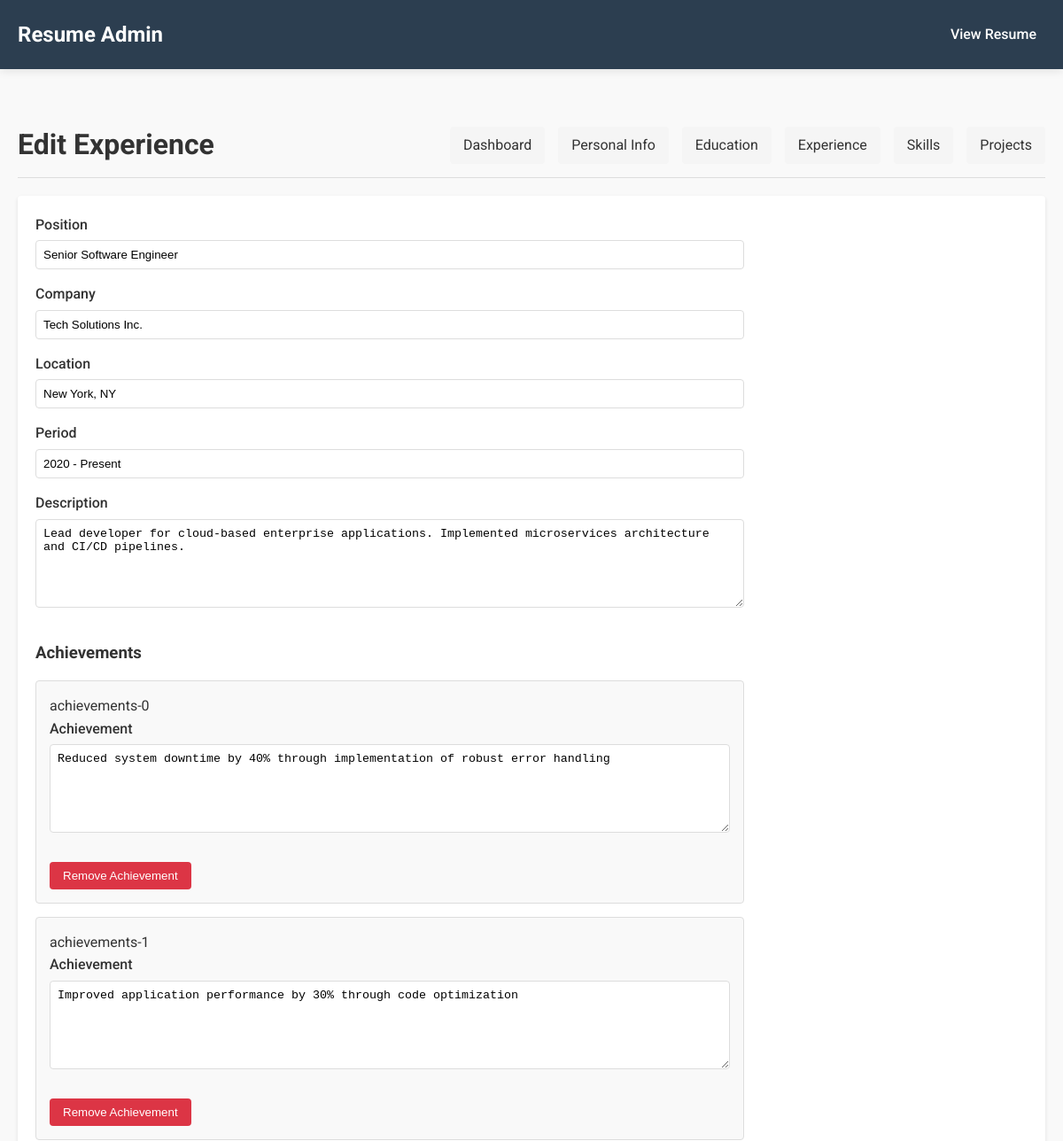
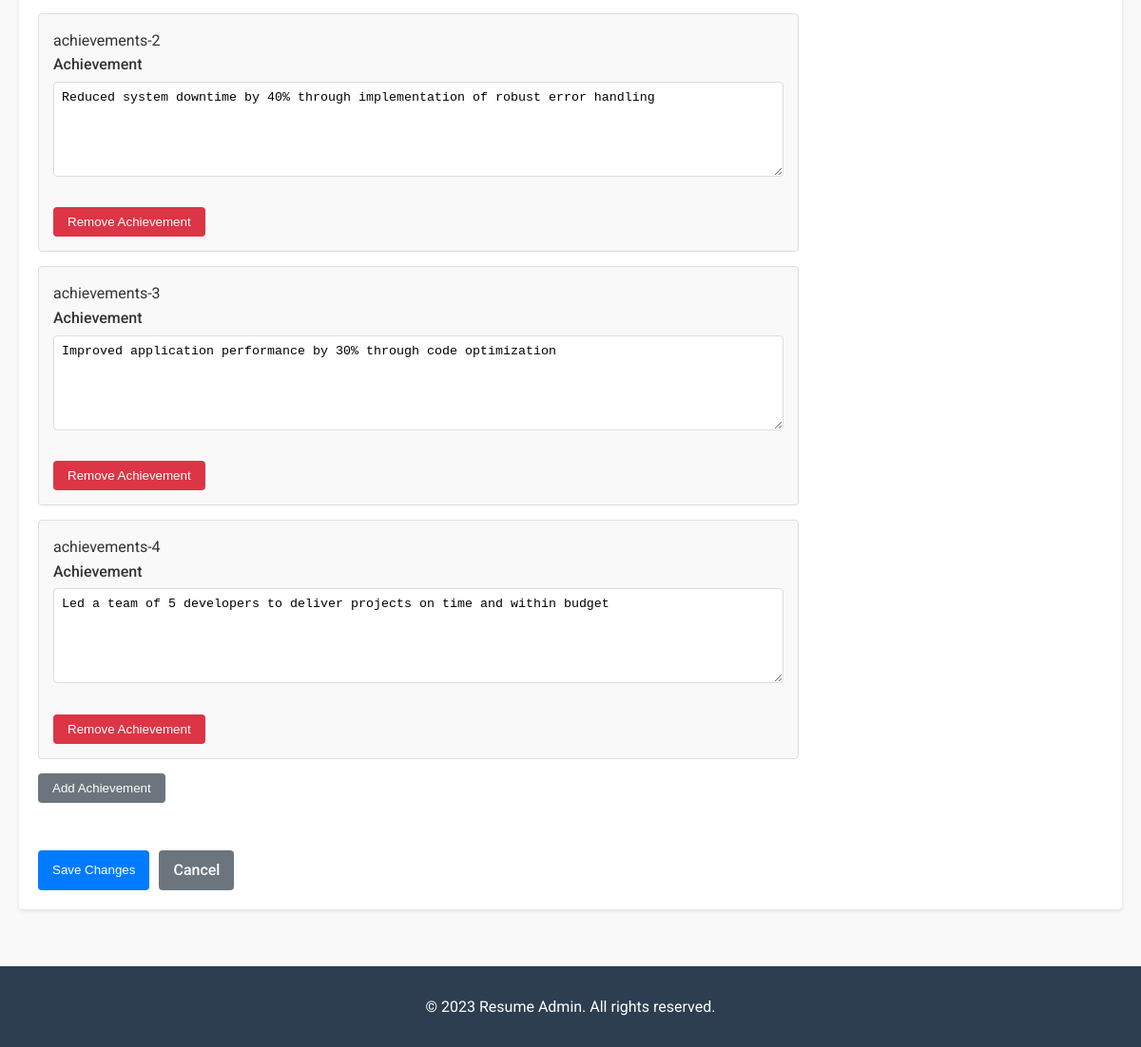
The page /admin/experience/edit/1 on the database its author committed (2 pictures, top to bottom).
### models.py (models this page shows, shortened)
class Experience(db.Model):
    id = db.Column(db.Integer, primary_key=True)
    position = db.Column(db.String(100), nullable=False)
    company = db.Column(db.String(100), nullable=False)
    location = db.Column(db.String(100), nullable=False)
    period = db.Column(db.String(50), nullable=False)
    description = db.Column(db.Text, nullable=False)

### app.py (the view, shortened to what this page needs)
@app.route('/admin/experience/edit/<int:id>', methods=['GET', 'POST'])
def edit_experience(id):
    experience = Experience.query.get_or_404(id)
    if request.method == 'GET':
        form = ExperienceForm(obj=experience)
        form.achievements.pop_entry()
        for achievement in experience.achievements:
            form.achievements.append_entry({'id': achievement.id, 'text': achievement.text})
    return render_template('admin/edit_experience.html', form=form, is_add=False)

### forms.py
class ExperienceForm(FlaskForm):
    id = HiddenField()
    position = StringField('Position', validators=[DataRequired(), Length(max=100)])
    company = StringField('Company', validators=[DataRequired(), Length(max=100)])
    location = StringField('Location', validators=[DataRequired(), Length(max=100)])
    period = StringField('Period', validators=[DataRequired(), Length(max=50)])
    description = TextAreaField('Description', validators=[DataRequired()])
    achievements = FieldList(FormField(AchievementForm), min_entries=1)
    submit = SubmitField('Save Changes')

class AchievementForm(FlaskForm):
    id = HiddenField()
    text = TextAreaField('Achievement', validators=[DataRequired()])

### templates/admin/edit_experience.html (shortened to what this page needs)
{% extends "admin/layout.html" %}
{% block header %}{% if is_add %}Add Experience{% else %}Edit Experience{% endif %}{% endblock %}
{% block content %}
<div class="edit-experience">
    <form method="POST" class="admin-form">
        <div class="form-group">
            {{ form.position.label }}
            {{ form.position(class="form-control") }}
        </div>
        <div class="form-group">
            {{ form.company.label }}
            {{ form.company(class="form-control") }}
        </div>
        <div class="form-group">
            {{ form.location.label }}
            {{ form.location(class="form-control") }}
        </div>
        <div class="form-group">
            {{ form.period.label }}
            {{ form.period(class="form-control") }}
        </div>
        <div class="form-group">
            {{ form.description.label }}
            {{ form.description(class="form-control") }}
        </div>
        <h3>Achievements</h3>
        <div id="achievements-container" data-prototype="
            <div class='nested-form'>
                <div class='form-group'>
                    <label for='achievements-__name__-text'>Achievement</label>
                    <textarea id='achievements-__name__-text' name='achievements-__name__-text' class='form-control' required></textarea>
                </div>
                <button type='button' class='btn btn-danger remove-item-btn'>Remove Achievement</button>
            </div>
        ">
            {% for achievement_form in form.achievements %}
            <div class="nested-form">
                {{ achievement_form.id }}
                <div class="form-group">
                    {{ achievement_form.text.label }}
                    {{ achievement_form.text(class="form-control") }}
                </div>
                <button type="button" class="btn btn-danger remove-item-btn">Remove Achievement</button>
            </div>
            {% endfor %}
        </div>
        <button type="button" class="btn btn-secondary add-item-btn">Add Achievement</button>
        <div class="form-actions">
            {{ form.submit(class="btn btn-primary") }}
            <a href="{{ url_for('list_experience') }}" class="btn btn-secondary">Cancel</a>
        </div>
    </form>
</div>
{% endblock %}

### static/css/style.css (style rules this page uses)
:root { --primary-color: #2c3e50; --secondary-color: #3498db; --accent-color: #e74c3c; --text-color: #333; --light-text: #777; --background-color: #f9f9f9; --card-background: #fff; --border-color: #eaeaea; --shadow: 0 2px 10px rgba(0, 0, 0, 0.1); }
* { margin: 0; padding: 0; box-sizing: border-box; }
body { font-family: 'Roboto', sans-serif; line-height: 1.6; color: var(--text-color); background-color: var(--background-color); }
a { text-decoration: none; color: var(--secondary-color); transition: color 0.3s ease; }

### templates/admin/layout.html (style rules this page uses)
.admin-form { max-width: 800px; }
.form-group { margin-bottom: 15px; }
.form-group label { display: block; margin-bottom: 5px; font-weight: 500; }
.form-control { width: 100%; padding: 8px; border: 1px solid #ddd; border-radius: 4px; }
textarea.form-control { min-height: 100px; }
.btn { padding: 8px 15px; border: none; border-radius: 4px; cursor: pointer; font-weight: 500; }
.btn-primary { background-color: #007bff; color: white; }
.btn-danger { background-color: #dc3545; color: white; }
.nested-form { border: 1px solid #ddd; padding: 15px; margin-bottom: 15px; border-radius: 4px; }
.add-item-btn { margin-bottom: 15px; }
.remove-item-btn { margin-top: 10px; }

### templates/admin/edit_experience.html (style rules this page uses)
.edit-experience { max-width: 800px; }
.form-actions { margin-top: 20px; display: flex; gap: 10px; }
.btn-secondary { background-color: #6c757d; color: white; }
h3 { margin-top: 30px; margin-bottom: 15px; }
.nested-form { background-color: #f9f9f9; padding: 15px; margin-bottom: 15px; border-radius: 4px; }
.add-item-btn { margin-bottom: 30px; }

### rows shown on the page
Experience: position "Senior Software Engineer", company "Tech Solutions Inc.", location "New York, NY", period "2020 - Present", description "Lead developer for cloud-based enterprise applications. Implemented microservices architecture and CI/CD pipelines."

### other values the page prints
{{ achievement_form.id }} "achievements-0" "achievements-1" "achievements-2" "achievements-3" "achievements-4"
{{ achievement_form.text.label }} "Achievement" "Achievement" "Achievement" "Achievement" "Achievement"
